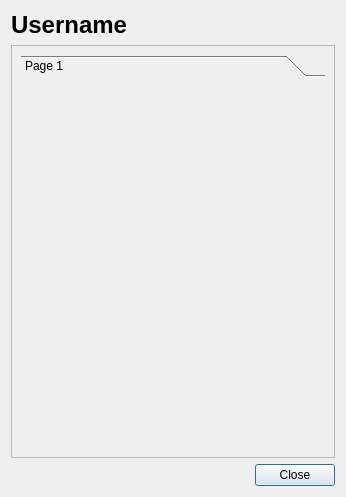
<?xml version="1.0" encoding="UTF-8"?>
<ui version="4.0">
 <class>FoeUserEditDlg</class>
 <widget class="QDialog" name="FoeUserEditDlg">
  <property name="geometry">
   <rect>
    <x>0</x>
    <y>0</y>
    <width>346</width>
    <height>497</height>
   </rect>
  </property>
  <property name="minimumSize">
   <size>
    <width>346</width>
    <height>497</height>
   </size>
  </property>
  <property name="windowTitle">
   <string>Rediger bruger</string>
  </property>
  <layout class="QVBoxLayout" name="verticalLayout_2">
   <item>
    <widget class="QLabel" name="username_label">
     <property name="font">
      <font>
       <pointsize>18</pointsize>
       <weight>75</weight>
       <bold>true</bold>
      </font>
     </property>
     <property name="text">
      <string>Username</string>
     </property>
    </widget>
   </item>
   <item>
    <widget class="QFrame" name="frame">
     <property name="frameShape">
      <enum>QFrame::StyledPanel</enum>
     </property>
     <property name="frameShadow">
      <enum>QFrame::Raised</enum>
     </property>
     <layout class="QVBoxLayout" name="verticalLayout">
      <item>
       <widget class="QToolBox" name="toolBox">
        <property name="currentIndex">
         <number>0</number>
        </property>
        <widget class="QWidget" name="page">
         <property name="geometry">
          <rect>
           <x>0</x>
           <y>0</y>
           <width>314</width>
           <height>379</height>
          </rect>
         </property>
         <attribute name="label">
          <string>Page 1</string>
         </attribute>
        </widget>
       </widget>
      </item>
     </layout>
    </widget>
   </item>
   <item>
    <widget class="QDialogButtonBox" name="buttonBox">
     <property name="orientation">
      <enum>Qt::Horizontal</enum>
     </property>
     <property name="standardButtons">
      <set>QDialogButtonBox::Close</set>
     </property>
    </widget>
   </item>
  </layout>
 </widget>
 <resources/>
 <connections>
  <connection>
   <sender>buttonBox</sender>
   <signal>accepted()</signal>
   <receiver>FoeUserEditDlg</receiver>
   <slot>accept()</slot>
   <hints>
    <hint type="sourcelabel">
     <x>248</x>
     <y>254</y>
    </hint>
    <hint type="destinationlabel">
     <x>157</x>
     <y>274</y>
    </hint>
   </hints>
  </connection>
  <connection>
   <sender>buttonBox</sender>
   <signal>rejected()</signal>
   <receiver>FoeUserEditDlg</receiver>
   <slot>reject()</slot>
   <hints>
    <hint type="sourcelabel">
     <x>316</x>
     <y>260</y>
    </hint>
    <hint type="destinationlabel">
     <x>286</x>
     <y>274</y>
    </hint>
   </hints>
  </connection>
 </connections>
</ui>
